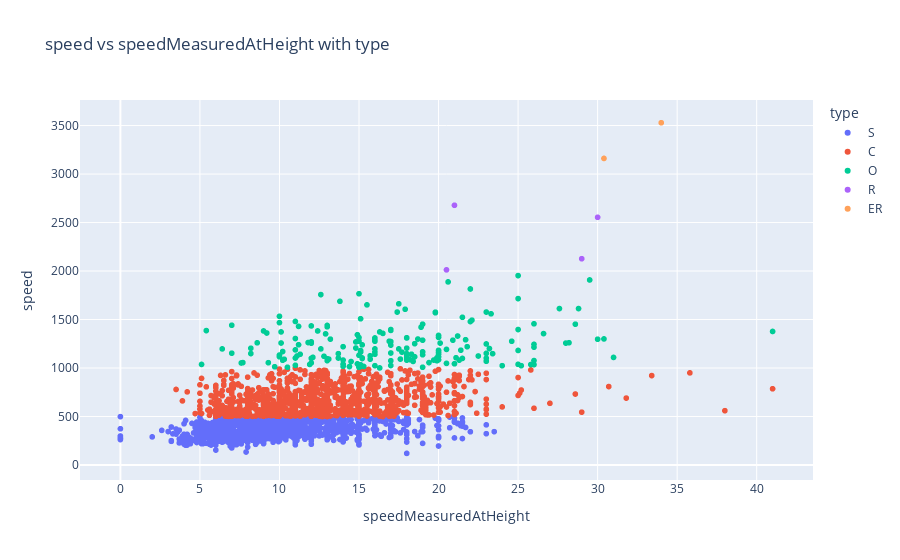

Notebook cell for this chart:
### Code cell
px.scatter(df, x='speedMeasuredAtHeight', y='speed', color='type', title='speed vs speedMeasuredAtHeight with type')

### Figure 1 — Plotly figure (JSON) as saved in the notebook; plotly's stock layout.template omitted (floating-point values rounded to 4 significant figures; data arrays with more than 128 entries replaced by an {"elided": "..."} marker saying what was removed)
{"data": [{"hovertemplate": "type=S<br>speedMeasuredAtHeight=%{x}<br>speed=%{y}<extra></extra>", "legendgroup": "S", "marker": {"color": "#636efa", "symbol": "circle"}, "mode": "markers", "name": "S", "showlegend": true, "type": "scattergl", "x": {"elided": "3318 float values"}, "xaxis": "x", "y": {"elided": "3318 float values"}, "yaxis": "y"}, {"hovertemplate": "type=C<br>speedMeasuredAtHeight=%{x}<br>speed=%{y}<extra></extra>", "legendgroup": "C", "marker": {"color": "#EF553B", "symbol": "circle"}, "mode": "markers", "name": "C", "showlegend": true, "type": "scattergl", "x": {"elided": "1945 float values"}, "xaxis": "x", "y": {"elided": "1945 float values"}, "yaxis": "y"}, {"hovertemplate": "type=O<br>speedMeasuredAtHeight=%{x}<br>speed=%{y}<extra></extra>", "legendgroup": "O", "marker": {"color": "#00cc96", "symbol": "circle"}, "mode": "markers", "name": "O", "showlegend": true, "type": "scattergl", "x": {"elided": "307 float values"}, "xaxis": "x", "y": {"elided": "307 float values"}, "yaxis": "y"}, {"hovertemplate": "type=R<br>speedMeasuredAtHeight=%{x}<br>speed=%{y}<extra></extra>", "legendgroup": "R", "marker": {"color": "#ab63fa", "symbol": "circle"}, "mode": "markers", "name": "R", "showlegend": true, "type": "scattergl", "x": [NaN, NaN, NaN, 30.0, 29.0, NaN, NaN, NaN, 20.5, NaN, 21.0], "xaxis": "x", "y": [2271.0, 2650.0, 2069.0, 2554.0, 2127.0, 2000.0, 2464.0, 2534.0, 2012.0, 2119.0, 2678.0], "yaxis": "y"}, {"hovertemplate": "type=ER<br>speedMeasuredAtHeight=%{x}<br>speed=%{y}<extra></extra>", "legendgroup": "ER", "marker": {"color": "#FFA15A", "symbol": "circle"}, "mode": "markers", "name": "ER", "showlegend": true, "type": "scattergl", "x": [34.0, 30.4], "xaxis": "x", "y": [3529.0, 3161.0], "yaxis": "y"}], "layout": {"legend": {"title": {"text": "type"}, "tracegroupgap": 0}, "title": {"text": "speed vs speedMeasuredAtHeight with type"}, "xaxis": {"anchor": "y", "domain": [0, 1], "title": {"text": "speedMeasuredAtHeight"}}, "yaxis": {"anchor": "x", "domain": [0, 1], "title": {"text": "speed"}}}}
